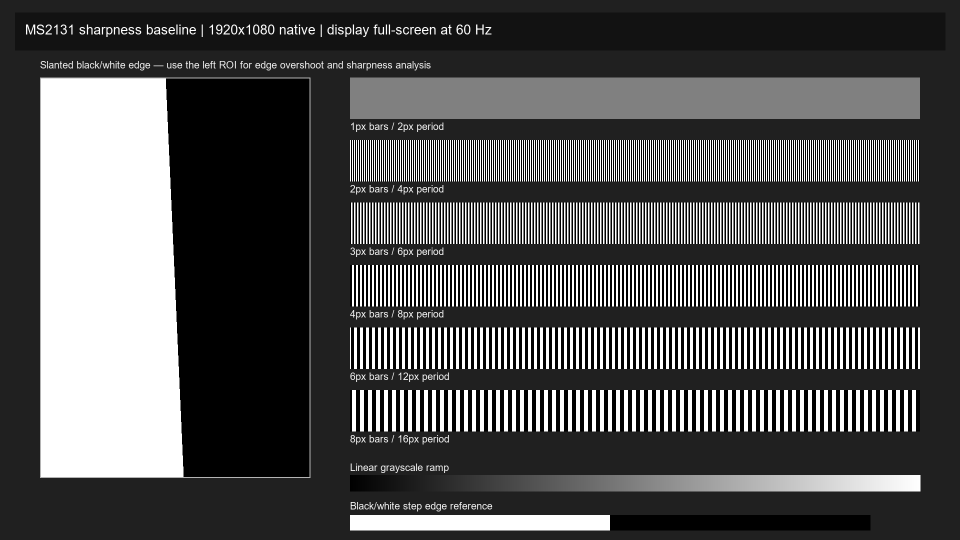
#> input picture pics/ms2131_sharpness_test_1080p.png, 1920 x 1080 px (shown at 1/2 size)
$ python process_measurements.py
#> lines starting #> are read from the running program, lines starting #| are printed output that depends on the picture
#!/usr/bin/env python3
"""Rebuild the MS2131 sharpness/color report from saved PNG captures."""

from __future__ import annotations

import json
from pathlib import Path

import matplotlib

matplotlib.use("Agg")
import matplotlib.pyplot as plt
import numpy as np
from PIL import Image


ROOT = Path(__file__).resolve().parent
PICS = ROOT / "pics"
ARCHIVE = PICS / "nightlight_on_archive"
SAMPLES_PATH = PICS / "ms2131_colorbars_1080p_samples.json"
SOURCE_EDGE = PICS / "ms2131_sharpness_test_1080p.png"
STOCK_EDGE = ARCHIVE / "ms2131_sharpness_chart_before.png"
TEST_EDGE = PICS / "ms2131_sharpness_chart_nightlight_off.png"
COLOR_CAPTURE = PICS / "ms2131_colorbars_capture_nightlight_off.png"
REPORT_PATH = PICS / "ms2131_nightlight_off_measurements.json"
FIGURE_PATH = PICS / "ms2131_sharpness_color_comparison.png"


def rgb_image(path: Path) -> np.ndarray:
    if not path.is_file():
        raise FileNotFoundError(f"Required capture not found: {path}")
    return np.asarray(Image.open(path).convert("RGB"), dtype=np.float64)


def luma(rgb: np.ndarray) -> np.ndarray:
    return rgb[..., 0] * 0.299 + rgb[..., 1] * 0.587 + rgb[..., 2] * 0.114
#> returned value: shape (1080, 1920) float64


def edge_profile(path: Path) -> tuple[np.ndarray, dict[str, float]]:
    """Measure the slanted edge with the same fixed ROI on each capture."""
    gray = luma(rgb_image(path))
    profiles = []
    for y in range(220, 930):
        edge_x = 350 + 0.045 * (y - 555)
        profiles.append([gray[y, round(edge_x + d)] for d in range(-20, 21)])
#> after the loop, profiles = 710 items
    profile = np.asarray(profiles).mean(axis=0)
#> profile = 41 values, max 255 at index 0, min 0 at index 20, mean 121.3
    white = float(profile[:11].mean())
#> white = 255
    black = float(profile[30:].mean())
#> black = 0
    normalized = (profile - black) / (white - black)
#> normalized = 41 values, max 1 at index 0, min 0 at index 20, mean 0.476

    def crossing(level: float) -> float:
#> called with level = 0.1
        ix = int(np.flatnonzero(normalized <= level)[0])
#> ix = 20
        a, b = normalized[ix - 1], normalized[ix]
#> a = 0.503; b = 0
        return float(ix - 1 + (a - level) / (a - b))

    metrics = {
        "white_luma": round(white, 3),
        "black_luma": round(black, 3),
        "esf_10_90_width_px": round(crossing(0.1) - crossing(0.9), 3),
        "overshoot_white_pct": round(float((profile.max() - white) / (white - black) * 100), 3),
        "undershoot_black_pct": round(float((black - profile.min()) / (white - black) * 100), 3),
    }
#> metrics = {'white_luma': 255, 'black_luma': 0, 'esf_10_90_width_px': 1.6, 'overshoot_white_pct': 0, 'undershoot_black_pct': 0}
    return profile, metrics


def sample_colors() -> tuple[list[int], dict[str, dict[str, dict[str, list[float]]]], dict[str, list[float]]]:
    spec = json.loads(SAMPLES_PATH.read_text(encoding="utf-8"))
    image = rgb_image(COLOR_CAPTURE)
    levels, samples = [], {}
    for group in ("bar_samples", "neutral_samples", "primary_samples"):
        samples[group] = {}
        for sample in spec[group]:
            name = sample["name"]
            x, y = sample["sample_xy"]
            patch = image[y - 12 : y + 13, x - 12 : x + 13]
            captured = np.median(patch.reshape(-1, 3), axis=0).round(1).tolist()
            expected = sample["expected_rgb"]
            samples[group][name] = {
                "expected_rgb": expected,
                "captured_rgb": captured,
                "delta_rgb": [round(captured[i] - expected[i], 1) for i in range(3)],
            }
            if group == "neutral_samples":
                levels.append(int(expected[0]))

    neutral_channels = {
        channel: [samples["neutral_samples"][sample["name"]]["captured_rgb"][index] for sample in spec["neutral_samples"]]
        for index, channel in enumerate(("R", "G", "B"))
    }
    return levels, samples, neutral_channels


def main() -> None:
    profiles = {}
    metrics = {}
    for name, path in (
        ("Source chart", SOURCE_EDGE),
        ("Stock firmware (Night Light on)", STOCK_EDGE),
        ("Test firmware (Night Light off)", TEST_EDGE),
    ):
        profiles[name], metrics[name] = edge_profile(path)
#> pass 2 of the loop in main, `for name, path in (`:
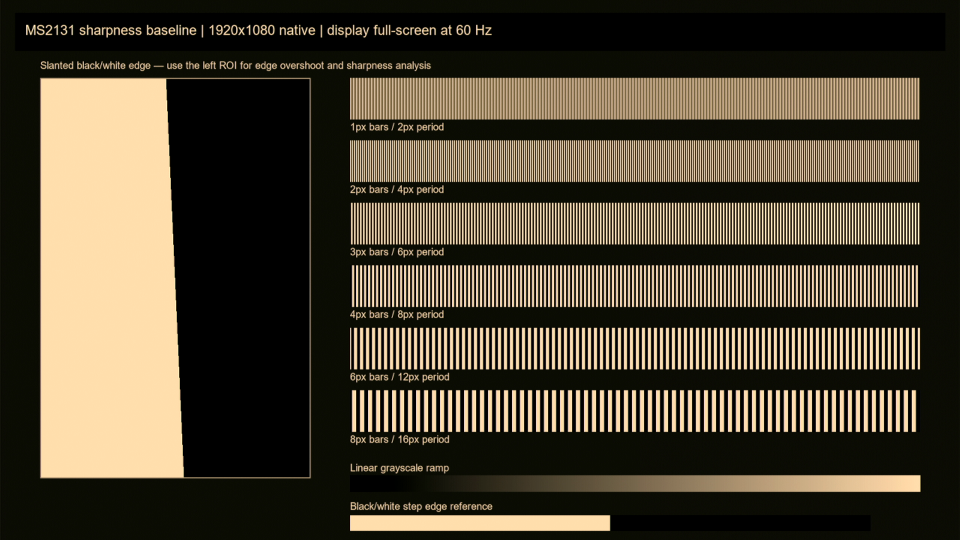
#> input picture pics/nightlight_on_archive/ms2131_sharpness_chart_before.png, 1920 x 1080 px (shown at 1/2 size)
#> in luma (call 2), `return rgb[..., 0] * 0.299 + rgb[..., 1] * 0.587 + rgb[..., 2] * 0.114`:
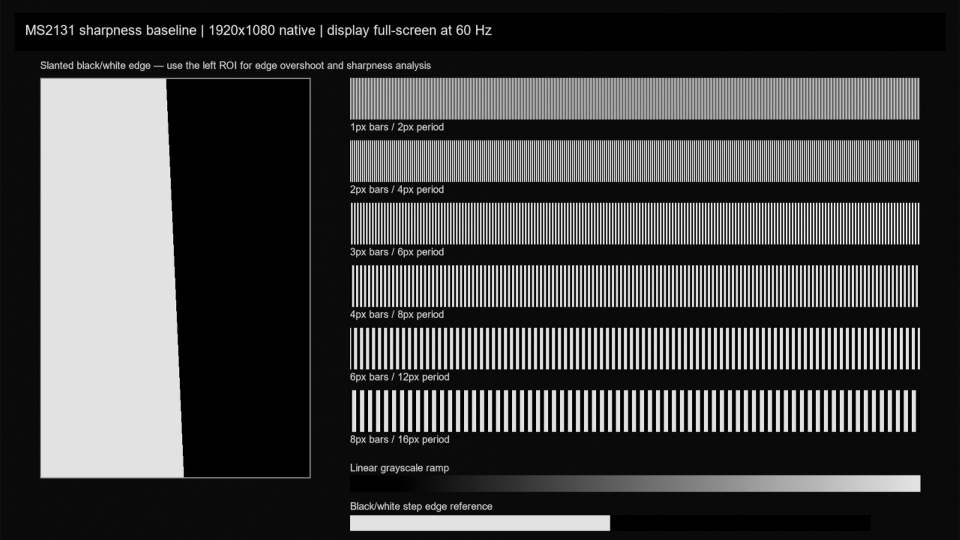
#> returned value: shape (1080, 1920) float64 (shown at 1/2 size); min 0, max 255, mean 68.3

    levels, neutral_samples, captured_channels = sample_colors()
#> (reads pics/ms2131_colorbars_1080p_samples.json from the repository)
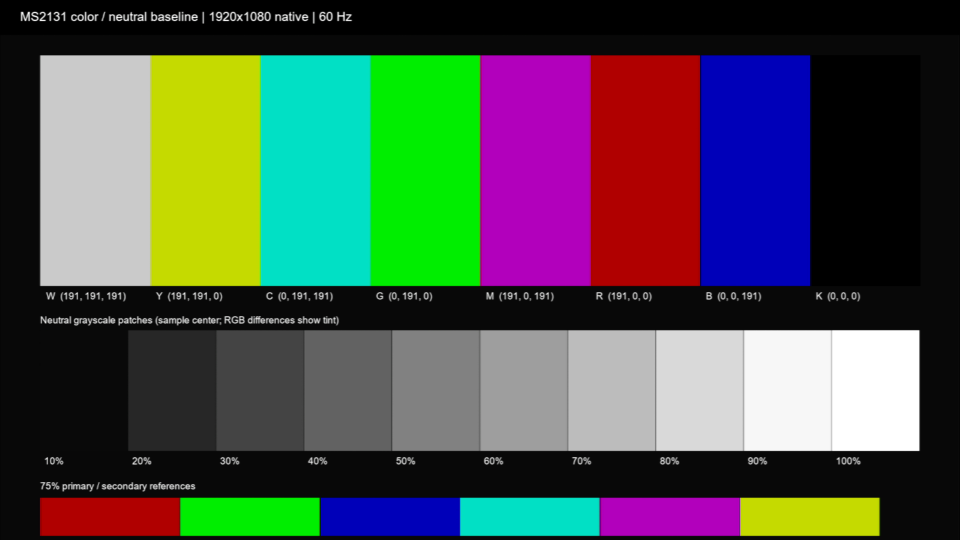
#> input picture pics/ms2131_colorbars_capture_nightlight_off.png, 1920 x 1080 px (shown at 1/2 size)
#> after the loop in sample_colors, `for group in ("bar_samples", "neutral_samples", "primary_samples"):`: levels = [25, 51, 76, 102, 128, 153, 179, 204, 230, 255]; samples = 3 items
#> in sample_colors, `neutral_channels = { channel: [samples["neutral_samples"][sample["name..`: neutral_channels = {'R': [9, 39, 68, 98, 129, 158, 188, 217, 247, 255], 'G': [9, 39, 68, 98, 129, 158, 188, 217, 247, 255], 'B': [9, 39, 68, 98, 129, 158, 188, 217, 247, 255]}
#> levels = [25, 51, 76, 102, 128, 153, 179, 204, 230, 255]; neutral_samples = 3 items; captured_channels has the same summary as neutral_channels in sample_colors
    spread = [max(rgb) - min(rgb) for rgb in zip(*(captured_channels[c] for c in "RGB"))]
#> spread = [0, 0, 0, 0, 0, 0, 0, 0, 0, 0]
    tint_rg = [captured_channels["R"][i] - captured_channels["G"][i] for i in range(len(levels))]
#> tint_rg = [0, 0, 0, 0, 0, 0, 0, 0, 0, 0]
    tint_bg = [captured_channels["B"][i] - captured_channels["G"][i] for i in range(len(levels))]
#> tint_bg = [0, 0, 0, 0, 0, 0, 0, 0, 0, 0]

    report = {
        "captured_at_local": "reprocessed from saved capture files",
        "user_confirmed_state": "Windows Night Light disabled for current test-firmware captures",
        "capture_mode": "DISPLAY3 1920x1080; USB3 Video DirectShow YUY2 60fps",
        "color_samples_nightlight_off": neutral_samples,
        "neutral_tint_median_R_minus_G_B_minus_G_nightlight_off": [
            round(float(np.median(tint_rg)), 1), round(float(np.median(tint_bg)), 1)
        ],
        "neutral_grayscale_mean_absolute_channel_spread_nightlight_off": round(float(np.mean(spread)), 3),
        "sharpness": {
            "source_chart": metrics["Source chart"],
            "stock_firmware_nightlight_on": metrics["Stock firmware (Night Light on)"],
            "test_firmware_nightlight_off": metrics["Test firmware (Night Light off)"],
        },
        "artifacts": {
            "color_capture": "pics/ms2131_colorbars_capture_nightlight_off.png",
            "sharpness_capture": "pics/ms2131_sharpness_chart_nightlight_off.png",
            "stock_sharpness_capture": "pics/nightlight_on_archive/ms2131_sharpness_chart_before.png",
        },
        "limitations": "Color values measure the complete GPU HDMI output, capture card, UVC and RGB conversion path; they do not isolate MS2131 processing. Stock edge capture was made with Night Light enabled; normalized edge width is less sensitive to this tone shift.",
    }
    REPORT_PATH.write_text(json.dumps(report, ensure_ascii=False, indent=2) + "\n", encoding="utf-8")

    x = np.arange(-20, 21)
    fig, axes = plt.subplots(1, 2, figsize=(14, 5.2), constrained_layout=True)
    for label, profile in profiles.items():
        white, black = profile[:11].mean(), profile[30:].mean()
        axes[0].plot(x, (profile - black) / (white - black), label=f"{label} ({metrics[label]['esf_10_90_width_px']:.2f}px)")
#> this loop made 3 passes
#> (label, white) on passes 1 to 3: ('Source chart', 255), ('Stock firmware (Night Light on)', 226.2), ('Test firmware (Night Light off)', 255)
    axes[0].set(title="Slanted-edge response", xlabel="Pixels from edge", ylabel="Normalized luma", xlim=(-6, 6), ylim=(-0.05, 1.08))
    axes[0].grid(True, alpha=0.3)
    axes[0].legend()

    expected = np.asarray(levels)
#> expected = [25, 51, 76, 102, 128, 153, 179, 204, 230, 255]
    axes[1].plot(expected, expected, "--", color="0.35", label="Expected neutral")
    for channel, color in (("R", "#d62728"), ("G", "#2ca02c"), ("B", "#1f77b4")):
        axes[1].plot(expected, captured_channels[channel], "o-", color=color, label=f"Captured {channel}")
    axes[1].set(title="Grayscale response (Night Light off)", xlabel="Source gray level (8-bit)", ylabel="Captured channel value (8-bit)", xlim=(0, 260), ylim=(0, 265))
    axes[1].grid(True, alpha=0.3)
    axes[1].legend()
    fig.suptitle("MS2131 capture comparison")
    fig.savefig(FIGURE_PATH, dpi=160)
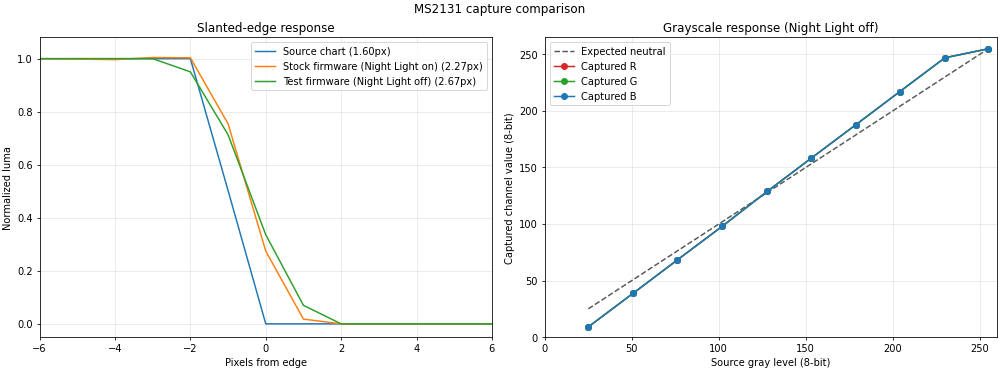
#> figure drawn by matplotlib, 2 panels; panel 1: curve peaks at x = -20, y = 1; panel 1: curve peaks at x = -3, y = 1; panel 1: curve peaks at x = -20, y = 1; panel 2: curve peaks at x = 255, y = 255
    plt.close(fig)

    print(f"Wrote {REPORT_PATH}")
    print(f"Wrote {FIGURE_PATH}")
    for label, values in metrics.items():
        print(f"{label}: edge width {values['esf_10_90_width_px']:.3f} px")
#> this loop made 3 passes
#> label on passes 1 to 3: 'Source chart', 'Stock firmware (Night Light on)', 'Test firmware (Night Light off)'
#| Source chart: edge width 1.600 px
#| Stock firmware (Night Light on): edge width 2.265 px
#| Test firmware (Night Light off): edge width 2.674 px
    print(f"Night Light off neutral channel spread: {report['neutral_grayscale_mean_absolute_channel_spread_nightlight_off']:.3f}")
#| Night Light off neutral channel spread: 0.000


if __name__ == "__main__":
    main()
